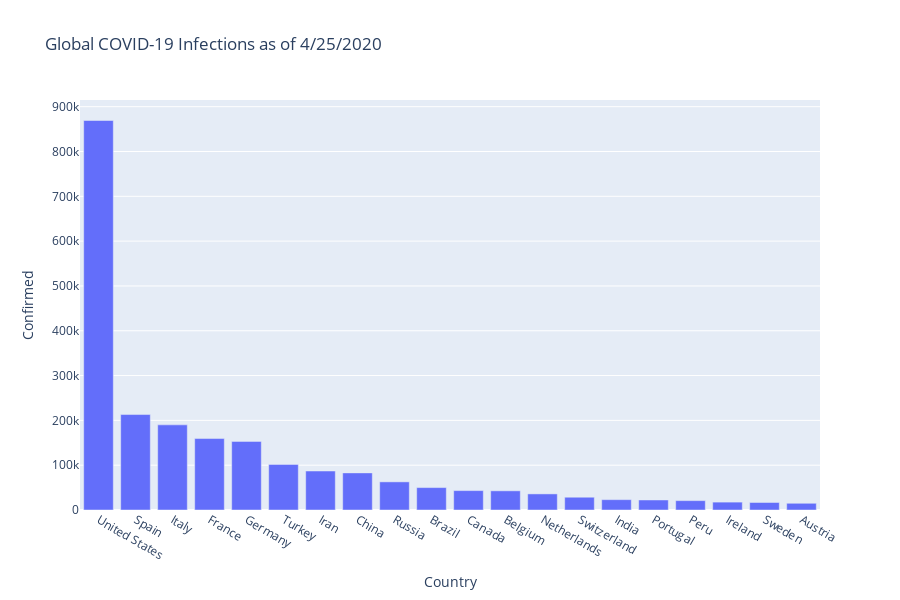
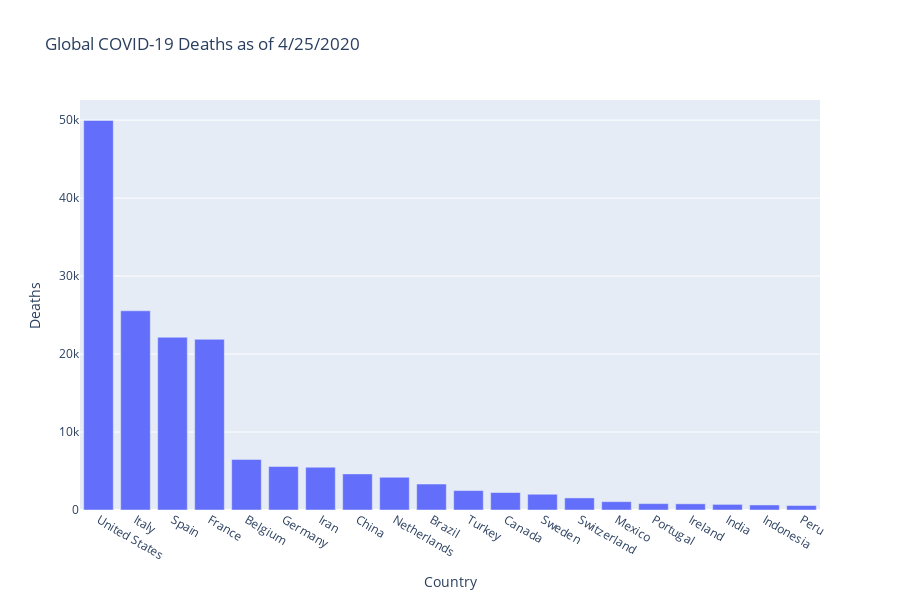
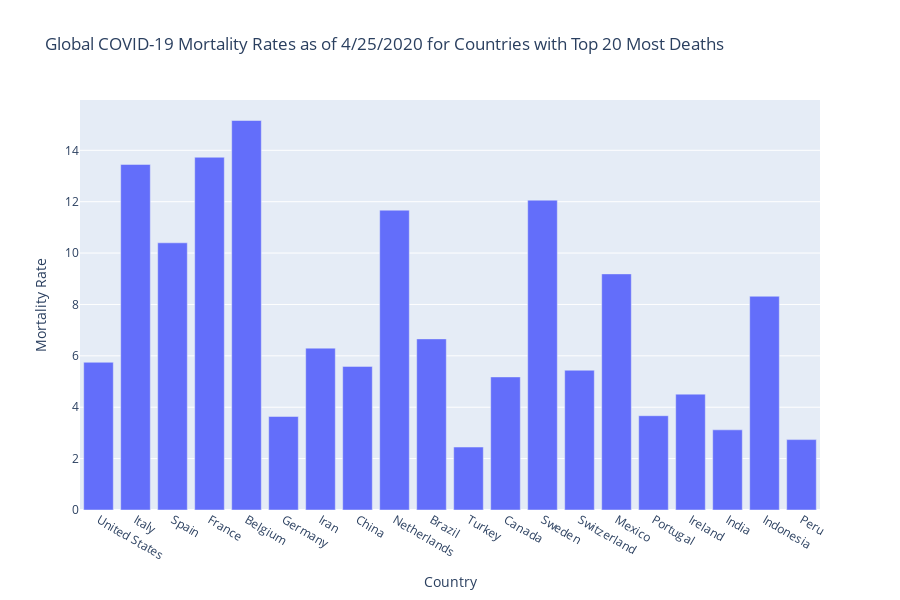

The cell these charts' notebook holds for them, in order:
### Markdown cell above
*Step 3: Plot Spread of COVID-19 for Every Country*

### Code cell
fig = px.bar(df_global.sort_values('Confirmed',ascending=False)[0:20], 
             x="Country", 
             y="Confirmed",
             title='Global COVID-19 Infections as of '+todays_date)
fig.show()

fig = px.bar(df_global.sort_values('Deaths',ascending=False)[0:20], 
             x="Country", 
             y="Deaths",
             title='Global COVID-19 Deaths as of '+todays_date)
fig.show()

fig = px.bar(df_global.sort_values('Deaths',ascending=False)[0:20], 
             x="Country", 
             y="Mortality Rate",
             title='Global COVID-19 Mortality Rates as of '+todays_date+' for Countries with Top 20 Most Deaths')
fig.show()

### Figure 1 — Plotly figure (JSON) as saved in the notebook; plotly's stock layout.template omitted (floating-point values rounded to 4 significant figures)
{"data": [{"alignmentgroup": "True", "hoverlabel": {"namelength": 0}, "hovertemplate": "Country=%{x}<br>Confirmed=%{y}", "legendgroup": "", "marker": {"color": "#636efa"}, "name": "", "offsetgroup": "", "orientation": "v", "showlegend": false, "textposition": "auto", "type": "bar", "x": ["United States", "Spain", "Italy", "France", "Germany", "Turkey", "Iran", "China", "Russia", "Brazil", "Canada", "Belgium", "Netherlands", "Switzerland", "India", "Portugal", "Peru", "Ireland", "Sweden", "Austria"], "xaxis": "x", "y": [869170, 213024, 189973, 159460, 153129, 101790, 87026, 82804, 62773, 50036, 43286, 42797, 35921, 28496, 23077, 22353, 20914, 17607, 16755, 15002], "yaxis": "y"}], "layout": {"barmode": "relative", "height": 600, "legend": {"tracegroupgap": 0}, "title": {"text": "Global COVID-19 Infections as of 4/25/2020"}, "xaxis": {"anchor": "y", "domain": [0, 1], "title": {"text": "Country"}}, "yaxis": {"anchor": "x", "domain": [0, 1], "title": {"text": "Confirmed"}}}}

### Figure 2 — Plotly figure (JSON) as saved in the notebook; plotly's stock layout.template omitted (floating-point values rounded to 4 significant figures)
{"data": [{"alignmentgroup": "True", "hoverlabel": {"namelength": 0}, "hovertemplate": "Country=%{x}<br>Deaths=%{y}", "legendgroup": "", "marker": {"color": "#636efa"}, "name": "", "offsetgroup": "", "orientation": "v", "showlegend": false, "textposition": "auto", "type": "bar", "x": ["United States", "Italy", "Spain", "France", "Belgium", "Germany", "Iran", "China", "Netherlands", "Brazil", "Turkey", "Canada", "Sweden", "Switzerland", "Mexico", "Portugal", "Ireland", "India", "Indonesia", "Peru"], "xaxis": "x", "y": [49954, 25549, 22157, 21889, 6490, 5575, 5481, 4632, 4192, 3331, 2491, 2241, 2021, 1549, 1069, 820, 794, 721, 647, 572], "yaxis": "y"}], "layout": {"barmode": "relative", "height": 600, "legend": {"tracegroupgap": 0}, "title": {"text": "Global COVID-19 Deaths as of 4/25/2020"}, "xaxis": {"anchor": "y", "domain": [0, 1], "title": {"text": "Country"}}, "yaxis": {"anchor": "x", "domain": [0, 1], "title": {"text": "Deaths"}}}}

### Figure 3 — Plotly figure (JSON) as saved in the notebook; plotly's stock layout.template omitted (floating-point values rounded to 4 significant figures)
{"data": [{"alignmentgroup": "True", "hoverlabel": {"namelength": 0}, "hovertemplate": "Country=%{x}<br>Mortality Rate=%{y}", "legendgroup": "", "marker": {"color": "#636efa"}, "name": "", "offsetgroup": "", "orientation": "v", "showlegend": false, "textposition": "auto", "type": "bar", "x": ["United States", "Italy", "Spain", "France", "Belgium", "Germany", "Iran", "China", "Netherlands", "Brazil", "Turkey", "Canada", "Sweden", "Switzerland", "Mexico", "Portugal", "Ireland", "India", "Indonesia", "Peru"], "xaxis": "x", "y": [5.75, 13.45, 10.4, 13.73, 15.16, 3.64, 6.3, 5.59, 11.67, 6.66, 2.45, 5.18, 12.06, 5.44, 9.19, 3.67, 4.51, 3.12, 8.32, 2.74], "yaxis": "y"}], "layout": {"barmode": "relative", "height": 600, "legend": {"tracegroupgap": 0}, "title": {"text": "Global COVID-19 Mortality Rates as of 4/25/2020 for Countries with Top 20 Most Deaths"}, "xaxis": {"anchor": "y", "domain": [0, 1], "title": {"text": "Country"}}, "yaxis": {"anchor": "x", "domain": [0, 1], "title": {"text": "Mortality Rate"}}}}
